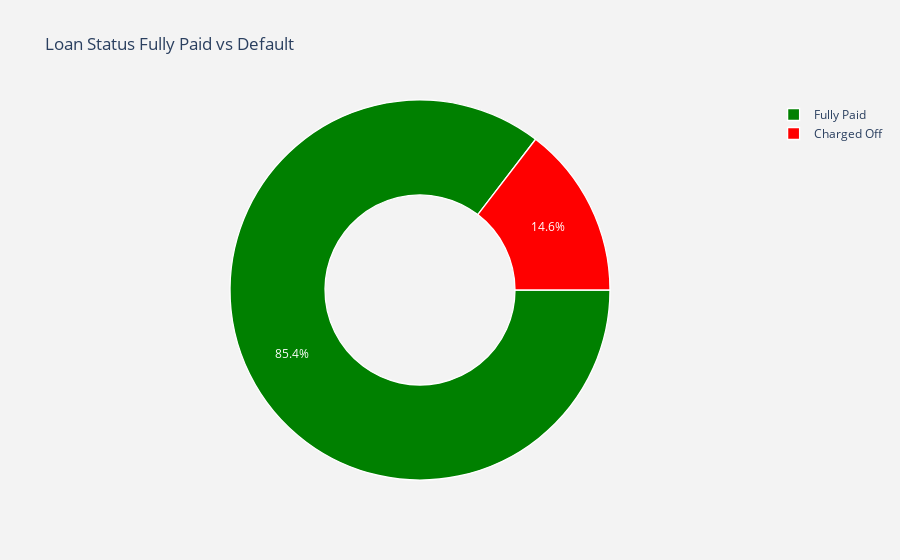

Write notebook code for a chart like this one.
### Markdown cell above
### Visual analysis of the loan_status
#### after cleaning the data

### Code cell
#labels
lable = loans_1["loan_status"].value_counts().keys().tolist()
#values
value = loans_1["loan_status"].value_counts().values.tolist()

trace = go.Pie(labels = lable ,
               values = value ,
               marker = dict(colors =  [ 'green' ,'red'],
                             line = dict(color = "white",
                                         width =  1.3)
                            ),
               rotation = 90,
               hoverinfo = "label+value+text",
               hole = .5
              )
layout = go.Layout(dict(title = "Loan Status Fully Paid vs Default",
                        plot_bgcolor  = "rgb(243,243,243)",
                        paper_bgcolor = "rgb(243,243,243)",
                       )
                  )

data = [trace]
fig = go.Figure(data = data,layout = layout)
py.iplot(fig)

### Figure 1 — Plotly figure (JSON) as saved in the notebook; plotly's stock layout.template omitted (floating-point values rounded to 4 significant figures)
{"data": [{"hole": 0.5, "hoverinfo": "label+value+text", "labels": ["Fully Paid", "Charged Off"], "marker": {"colors": ["green", "red"], "line": {"color": "white", "width": 1.3}}, "rotation": 90, "type": "pie", "values": [32950, 5627]}], "layout": {"paper_bgcolor": "rgb(243,243,243)", "plot_bgcolor": "rgb(243,243,243)", "title": {"text": "Loan Status Fully Paid vs Default"}}}
